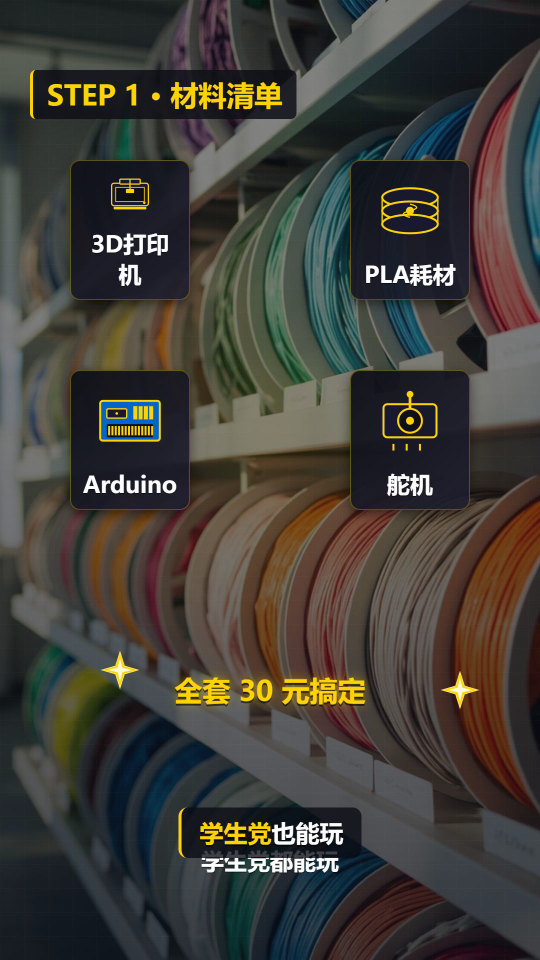
#> input picture qa/verify_v13/02_materials.png, 1080 x 1920 px, given in place of 01_hook.png, which was not available (shown at 1/2 size)
$ python _verify_v13.py
#> lines starting #> are read from the running program, lines starting #| are printed output that depends on the picture; after the words box and inside, x2 and y2 are one past the last pixel; in counts of white or black regions, pixels touching at a corner belong together; pictures that were not available may be replaced by others from this repository, and a replacement may not be noted
import subprocess, os, numpy as np
from PIL import Image

src = r'D:\kaifa-teacher\moneyprinter\agent-video\out\water-rocket-h264.mp4'
out_dir = r'D:\kaifa-teacher\moneyprinter\agent-video\qa\verify_v13'
os.makedirs(out_dir, exist_ok=True)

scenes = [
    (0, 5.0, '01_hook'),
    (5.0, 10.8, '02_materials'),
    (10.8, 15.8, '03_model'),
    (15.8, 20.8, '04_slice'),
    (20.8, 26.3, '05_print'),
    (26.3, 31.8, '06_layer'),
    (31.8, 36.8, '07_remove'),
    (36.8, 41.8, '08_servo'),
    (41.8, 46.8, '09_code'),
    (46.8, 51.8, '10_power'),
    (51.8, 55.3, '11_demo'),
    (55.3, 60.8, '12_roar'),
    (60.8, 66.0, '13_endcard'),
]

results = []
for start, end, name in scenes:
    t = start + min(3.0, (end - start) * 0.6)
    out = os.path.join(out_dir, name + '.png')
    subprocess.run(['ffmpeg','-y','-ss','{:.2f}'.format(t),'-i',src,'-frames:v','1','-update','1',out], capture_output=True)
#> (this line was passed over: subprocess is not available in this run)
    img = np.array(Image.open(out).convert('RGB'))
#> img is the input picture: shape (1920, 1080, 3); mean R, G, B 65.9, 63, 57.2
    yellow = (img[:,:,0] > 200) & (img[:,:,1] > 150) & (img[:,:,2] < 80)
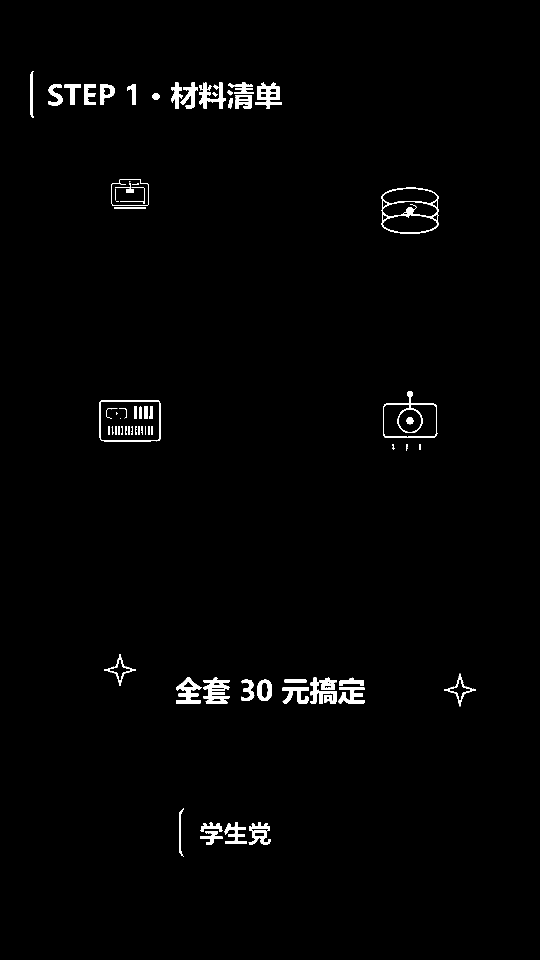
#> yellow: shape (1920, 1080) bool (shown at 1/2 size); 1.5% white; 97 white regions (27 under 20 px), largest, box (x1, y1, x2, y2) and area: (763, 375, 877, 468) 2048, (406, 1355, 460, 1408) 1654, (766, 782, 875, 876) 1535
    red = (img[:,:,0] > 150) & (img[:,:,1] < 100) & (img[:,:,2] < 100)
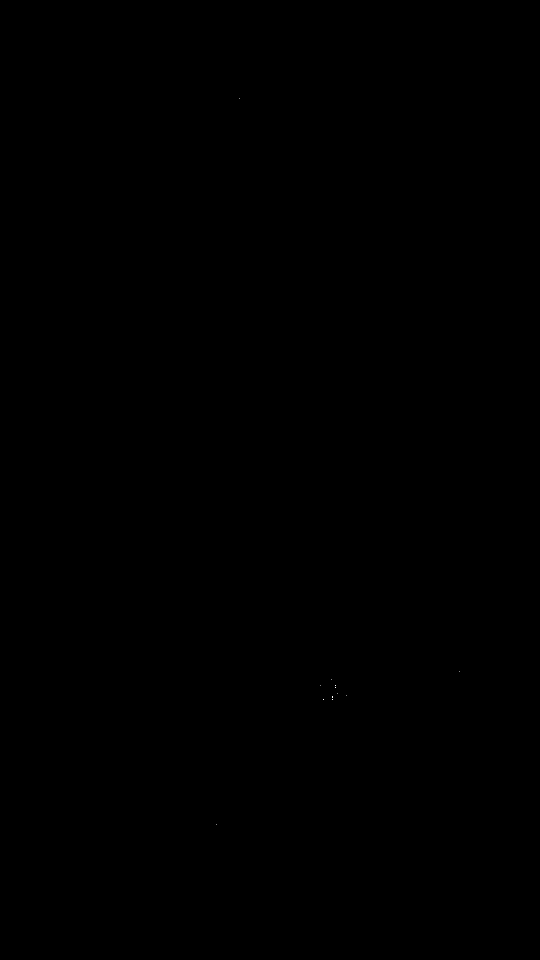
#> red: shape (1920, 1080) bool (shown at 1/2 size); 0% white in thin lines or dots, all inside (x1, y1, x2, y2) = (432, 196, 920, 1649)
    title = yellow | red
    yellow_edge_rows = np.where(yellow[:, 1040:1080].any(axis=1))[0]
#> yellow_edge_rows = empty array
    title_edge_rows = np.where(title[:, 1040:1080].any(axis=1))[0]
#> title_edge_rows = empty array
    yellow_clipped = (yellow[:, 1060:1080].any(axis=1)).sum() > 50
#> yellow_clipped = False
    red_clipped = (red[:, 1060:1080].any(axis=1)).sum() > 50
#> red_clipped = False
#> pass 3 of the loop `for start, end, name in scenes:`:
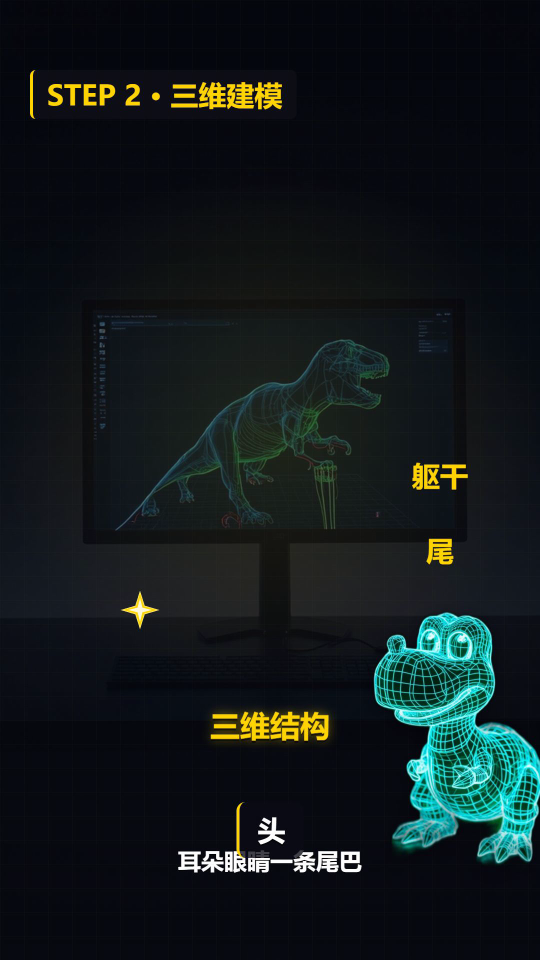
#> input picture qa/verify_v13/03_model.png, 1080 x 1920 px, found by its file name (shown at 1/2 size)
#> img is the input picture: shape (1920, 1080, 3); mean R, G, B 18.1, 26.2, 27.6
#> `yellow = (img[:,:,0] > 200) & (img[:,:,1] > 150) & (img[:,:,2] < 80)`:
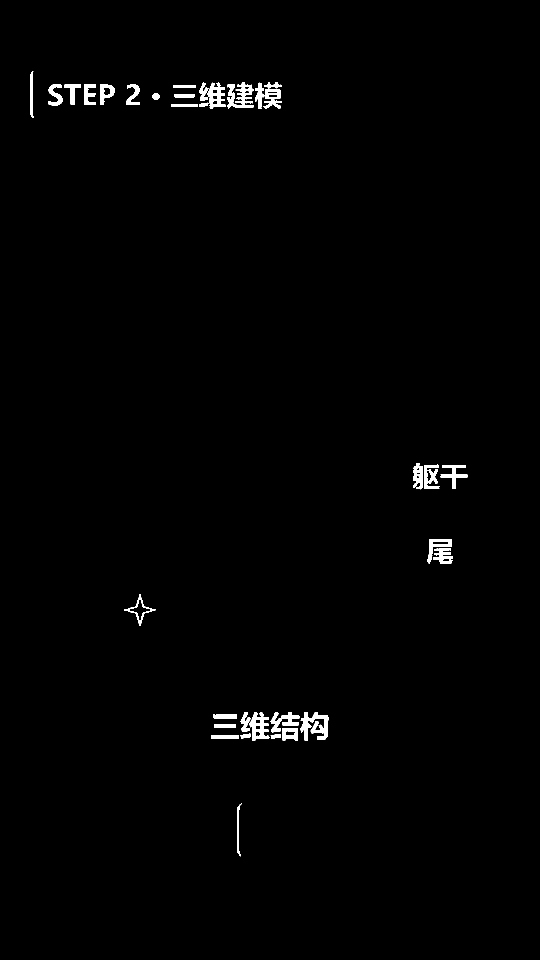
#> yellow: shape (1920, 1080) bool (shown at 1/2 size); 1% white; 37 white regions (3 under 20 px), largest, box (x1, y1, x2, y2) and area: (601, 1424, 657, 1481) 1682, (454, 164, 508, 218) 1618, (510, 165, 563, 218) 1368
#> red: shape (1920, 1080) bool; every value is 0
#> (the run stopped early here; a loop or call above may not have finished)
